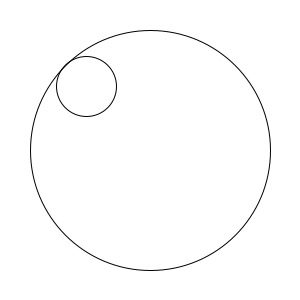
Frame 1 (no input)
Frame 60 (the mouse pressed at the canvas centre just before this capture): identical to frame 1, image omitted
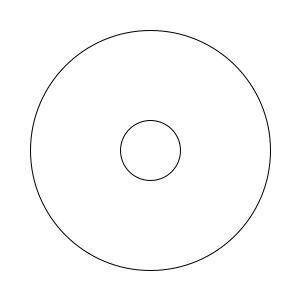
Frame 120 (the mouse held since frame 60 and released just before this capture)

The Processing sketch that drew these frames (run headless with seeded random() and noise(); from frame 60 on, the mouse is pressed at the canvas centre):

// Processing sketch: BallInBall
// ── BallInBall.pde
float cx, cy, r;

void setup() {
  size(300, 300);
  cx = width/2;
  cy = height/2;
  r = 120;
}

void draw() {
  background(255);
  float x = mouseX;
  float y = mouseY;
  float dx = x - cx;
  float dy = y - cy;
  float d = sqrt(dx*dx+dy*dy);
  float r1 = 30;
  fill(0);
  //text(d, 10, 30);
  //text(r-d, 10, 50);
  noFill();
  stroke(0);
  ellipse(cx, cy, 2*r, 2*r);
  //line(cx, cy, x, y);
  //ellipse(x, y, 2*r1, 2*r1);
  if (r < d + r1) {
    float a = (r-r1)/d;
    x = cx + a*dx;
    y = cy + a*dy;
    //stroke(255, 0, 0);
  }
  ellipse(x, y, 2*r1, 2*r1);
}
